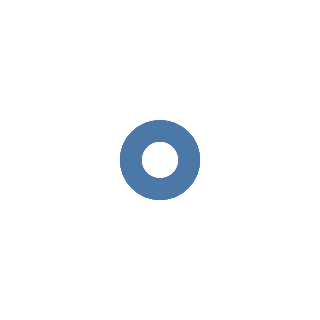

This figure's notebook cell:
### Markdown cell above
## Marcas Gráficas

Podemos agora especificar como gostaríamos de criar a visualização. O primeiro passo é definir a **marca gráfica** (tipo de gráfico) que queremos utilizar para representar os dados. Existem diversas possibilidades, mas vamos começar definindo a marca ponto, e para isso vamos utilizar o método `mark_point`.

### Code cell
alt.Chart(dados).mark_point()

### Figure 1 — Vega-Lite specification as saved in the notebook (floating-point values rounded to 4 significant figures)
{"config": {"view": {"continuousWidth": 400, "continuousHeight": 300}}, "data": {"name": "data-86d1d7476d6cf273810db465707f1557"}, "mark": "point", "$schema": "https://vega.github.io/schema/vega-lite/v4.17.0.json", "datasets": {"data-86d1d7476d6cf273810db465707f1557": [{"cidade": "Ouro Preto", "descricao": "O coração de Minas", "mes": "Jan", "temperatura": 24.5}, {"cidade": "Ouro Preto", "descricao": "O coração de Minas", "mes": "Mai", "temperatura": 18.7}, {"cidade": "Ouro Preto", "descricao": "O coração de Minas", "mes": "Set", "temperatura": 21.3}, {"cidade": "Congonhas", "descricao": "A cidade dos Profetas", "mes": "Jan", "temperatura": 27.2}, {"cidade": "Congonhas", "descricao": "A cidade dos Profetas", "mes": "Mai", "temperatura": 16.4}, {"cidade": "Congonhas", "descricao": "A cidade dos Profetas", "mes": "Set", "temperatura": 23.8}, {"cidade": "Tiradentes", "descricao": "A mais charmosa de Minas", "mes": "Jan", "temperatura": 32.5}, {"cidade": "Tiradentes", "descricao": "A mais charmosa de Minas", "mes": "Mai", "temperatura": 9.7}, {"cidade": "Tiradentes", "descricao": "A mais charmosa de Minas", "mes": "Set", "temperatura": 26.3}]}}
